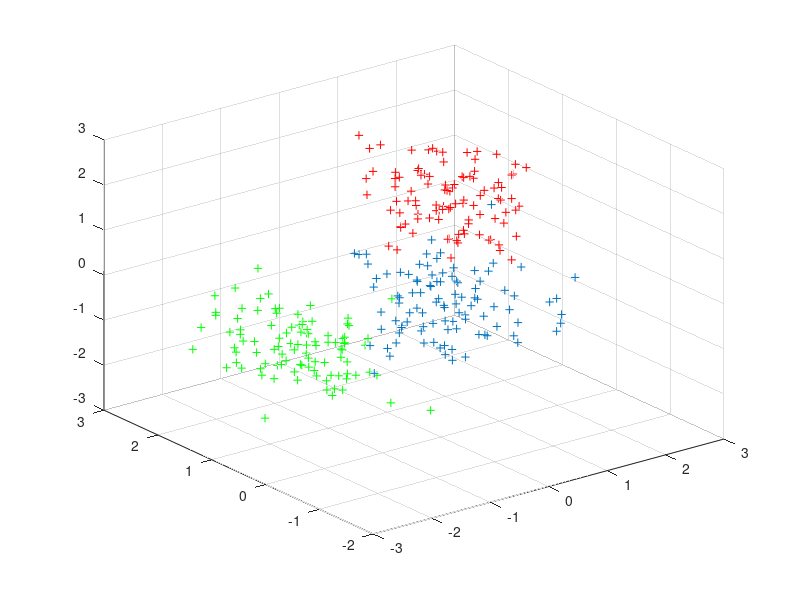

MATLAB code to generate this figure: (Note: this script raises an error after producing the figure.)
clear all;
close all;
clc;


mu1=[0 0 0];
S1=[0.3 0 0;0 0.35 0;0 0 0.3];
data1=mvnrnd(mu1,S1,100);


mu2=[1.25 1.25 1.25];
S2=[0.3 0 0;0 0.35 0;0 0 0.3];
data2=mvnrnd(mu2,S2,100);


mu3=[-1.25 1.25 -1.25];
S3=[0.3 0 0;0 0.35 0;0 0 0.3];
data3=mvnrnd(mu3,S3,100);


plot3(data1(:,1),data1(:,2),data1(:,3),'+');
hold on;
plot3(data2(:,1),data2(:,2),data2(:,3),'r+');
plot3(data3(:,1),data3(:,2),data3(:,3),'g+');
grid on;


data=[data1;data2;data3];


[u, c]=KMeans(data,3); 
[m, n]=size(data);


figure;
hold on;
for i=1:m 
    if c(i) == 1   
         plot3(data(i,1), data(i,2), data(i,3),'ro'); 
    elseif c(i) == 2
         plot3(data(i,1), data(i,2), data(i,3),'go'); 
    else 
         plot3(data(i,1), data(i,2), data(i,3),'bo'); 
    end
end
grid on;